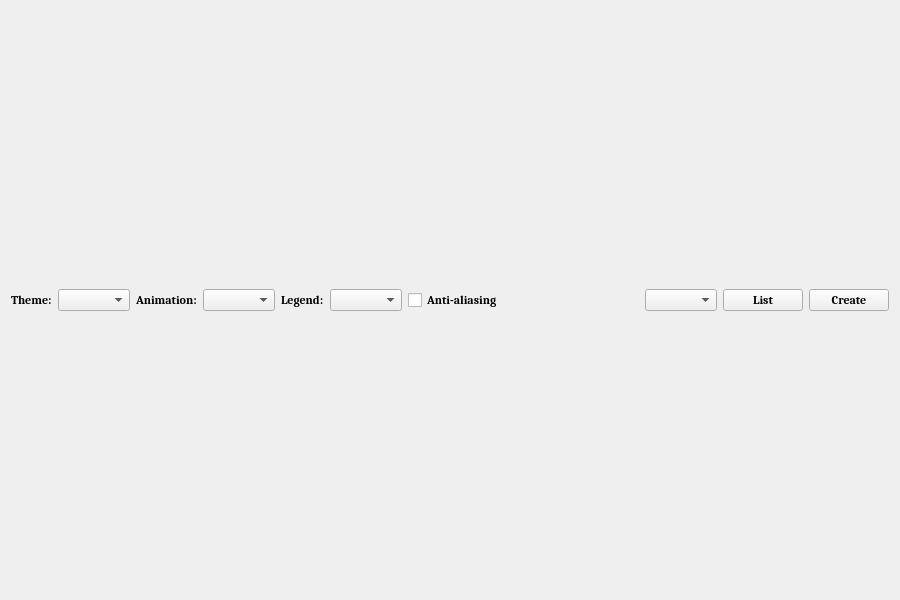
<?xml version="1.0" encoding="UTF-8"?>
<ui version="4.0">
 <class>ThemeWidgetForm</class>
 <widget class="QWidget" name="ThemeWidgetForm">
  <property name="geometry">
   <rect>
    <x>0</x>
    <y>0</y>
    <width>900</width>
    <height>600</height>
   </rect>
  </property>
  <property name="font">
   <font>
    <family>Cambria</family>
    <pointsize>9</pointsize>
    <weight>75</weight>
    <bold>true</bold>
   </font>
  </property>
  <layout class="QGridLayout" name="gridLayout">
   <item row="0" column="0" colspan="3">
    <layout class="QHBoxLayout" name="horizontalLayout">
     <item>
      <widget class="QLabel" name="themeLabel">
       <property name="text">
        <string>Theme:</string>
       </property>
      </widget>
     </item>
     <item>
      <widget class="QComboBox" name="themeComboBox"/>
     </item>
     <item>
      <widget class="QLabel" name="animatedLabel">
       <property name="text">
        <string>Animation:</string>
       </property>
      </widget>
     </item>
     <item>
      <widget class="QComboBox" name="animatedComboBox"/>
     </item>
     <item>
      <widget class="QLabel" name="legendLabel">
       <property name="text">
        <string>Legend:</string>
       </property>
      </widget>
     </item>
     <item>
      <widget class="QComboBox" name="legendComboBox"/>
     </item>
     <item>
      <widget class="QCheckBox" name="antialiasCheckBox">
       <property name="text">
        <string>Anti-aliasing</string>
       </property>
       <property name="checked">
        <bool>false</bool>
       </property>
      </widget>
     </item>
     <item>
      <spacer name="horizontalSpacer">
       <property name="orientation">
        <enum>Qt::Horizontal</enum>
       </property>
       <property name="sizeHint" stdset="0">
        <size>
         <width>40</width>
         <height>20</height>
        </size>
       </property>
      </spacer>
     </item>
     <item>
      <widget class="QComboBox" name="comboBoxSort"/>
     </item>
     <item>
      <widget class="QPushButton" name="pushButtonList">
       <property name="text">
        <string>List</string>
       </property>
      </widget>
     </item>
     <item>
      <widget class="QPushButton" name="pushButtonCreate">
       <property name="text">
        <string>Create</string>
       </property>
      </widget>
     </item>
    </layout>
   </item>
  </layout>
 </widget>
 <resources/>
 <connections>
  <connection>
   <sender>themeComboBox</sender>
   <signal>currentIndexChanged(int)</signal>
   <receiver>ThemeWidgetForm</receiver>
   <slot>updateUI()</slot>
   <hints>
    <hint type="sourcelabel">
     <x>20</x>
     <y>20</y>
    </hint>
    <hint type="destinationlabel">
     <x>20</x>
     <y>20</y>
    </hint>
   </hints>
  </connection>
  <connection>
   <sender>antialiasCheckBox</sender>
   <signal>toggled(bool)</signal>
   <receiver>ThemeWidgetForm</receiver>
   <slot>updateUI()</slot>
   <hints>
    <hint type="sourcelabel">
     <x>20</x>
     <y>20</y>
    </hint>
    <hint type="destinationlabel">
     <x>20</x>
     <y>20</y>
    </hint>
   </hints>
  </connection>
  <connection>
   <sender>legendComboBox</sender>
   <signal>currentIndexChanged(int)</signal>
   <receiver>ThemeWidgetForm</receiver>
   <slot>updateUI()</slot>
   <hints>
    <hint type="sourcelabel">
     <x>20</x>
     <y>20</y>
    </hint>
    <hint type="destinationlabel">
     <x>20</x>
     <y>20</y>
    </hint>
   </hints>
  </connection>
  <connection>
   <sender>animatedComboBox</sender>
   <signal>currentIndexChanged(int)</signal>
   <receiver>ThemeWidgetForm</receiver>
   <slot>updateUI()</slot>
   <hints>
    <hint type="sourcelabel">
     <x>20</x>
     <y>20</y>
    </hint>
    <hint type="destinationlabel">
     <x>20</x>
     <y>20</y>
    </hint>
   </hints>
  </connection>
 </connections>
 <slots>
  <slot>updateUI()</slot>
 </slots>
</ui>
